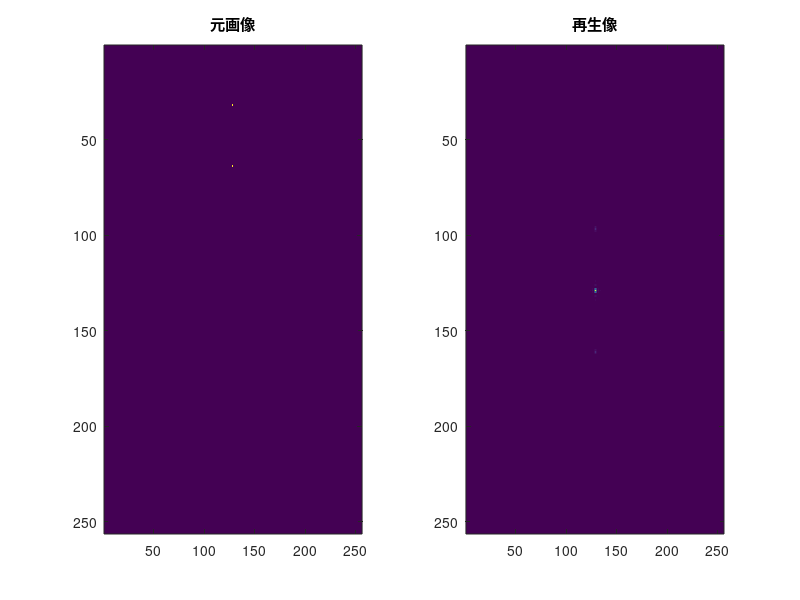

Recreate this plot in MATLAB.
clear
%tmp = single(rgb2gray(imread('Image.png')));
tmp = single(zeros(256,256));
tmp(32,128)=1*exp(1i*pi/4);
tmp(64,128)=1*exp(1i*pi/2);

[BY,BX]=size(tmp);
Im = single(zeros(BY,BX));

%Im(1:BY/2,BX/4+1:BX/4*3)=imresize(tmp,[BY/2,BX/2]);
%r =exp(1i*2*pi*rand(BY,BX)); %ランダム位相
%Im = Im.*r;
Im=tmp;
figure();subplot(1,2,1);
imagesc(abs(tmp));title('元画像');
u1 = padarray(Im,[BY/2 BX/2],0);%ゼロパディング

H = fftshift(fft2(fftshift(u1)));%干渉縞
%LCD =H(BY/2+1:BY/2*3,BX/2+1:BX/2*3); %複素振幅ホログラム 

LCD =abs(2*real(H(BY/2+1:BY/2*3,BX/2+1:BX/2*3))); %振幅ホログラム 
LCD=LCD/max(max(LCD)); %0～1
%LCD = (0.5<LCD); %二値化
u2 = padarray(LCD,[BY/2 BX/2],0);
rec = fftshift(fft2(fftshift(u2)));
rec = rec(BY/2+1:BY/2*3,BX/2+1:BX/2*3);
rec = rec/max(max(rec));

subplot(1,2,2);
imagesc(abs(rec).^2); %光のエネルギー
title('再生像');